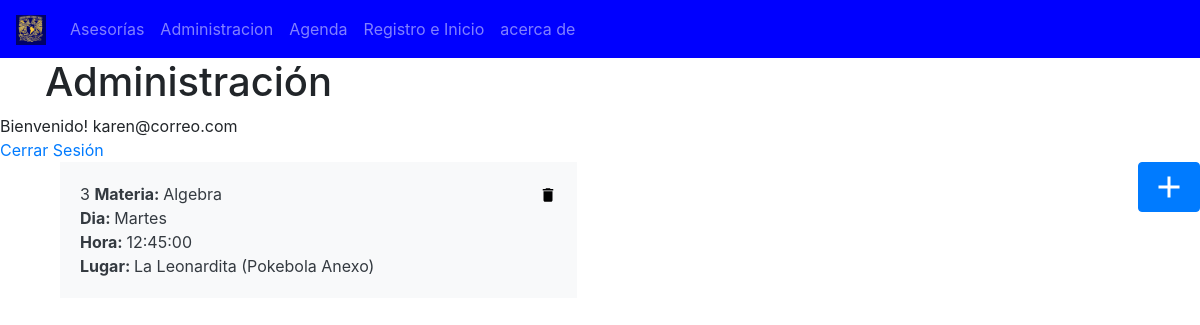
The page /source/Administracion.php (signed in) on the database its author committed.
### tables this page shows
CREATE TABLE `sesiones` (
  `id_sesion` int(80) NOT NULL,
  `dia_semana` varchar(200) NOT NULL,
  `horario_sesion` time NOT NULL,
  `lugar_sesion` varchar(200) NOT NULL,
  `id_asesor` int(80) NOT NULL,
  `id_clase` int(80) NOT NULL
);

CREATE TABLE `clase` (
  `id_asig` int(80) NOT NULL,
  `nombre_asig` varchar(200) NOT NULL,
  `Tema_asig` varchar(200) NOT NULL,
  `semstre_asig` int(80) NOT NULL
);

### source/Administracion.php (the view, shortened to what this page needs)
<?php
$servername = "localhost";
$username = "root";
$password = "";
$dbname = "javerim";
?>
<!DOCTYPE html>
<html lang="en">
<head>
    <link rel="stylesheet" type="text/css" href="../css/bootstrap.min.css">
    <link rel="stylesheet" type="text/css" href="../css_javerim/javerim_style.css">
</head>
<body>
    <nav class="navbar navbar-expand-lg navbar-dark bg-jav">
        <a class="navbar-brand" href="#">
            <img src="../img/iconos/unam.jpg" width="30" height="30" alt="">
        </a>
        <div class="collapse navbar-collapse" id="opciones">
            <ul class="navbar-nav">
                <li class="nav-item">
                    <a class="nav-link " href="ver_asesorias.php">Asesorías</a>
                </li>
                <li class="nav-item">
                    <a class="nav-link" href="Administracion.php">Administracion</a>
                </li>
                <li class="nav-item">
                    <a class="nav-link" href="agenda.php">Agenda</a>
                </li>
                <li class="nav-item">
                    <a class="nav-link" href="form.php">Registro e Inicio</a>
                </li>
                <li>
                    <a class="nav-link" href="#">acerca de</a>
                </li>
            </ul>
        </div>
    </nav>
    <div class="container">
        <div class="row">
            <div class="col-6">
                <h1>Administración</h1>
            </div>
        </div>
    </div>
    <?php
if( isset($_SESSION['admin']) ):
    $sesion=$_SESSION['admin'];
    echo 'Bienvenido! '.$sesion;
    echo '<br><a href="cerrar.php">Cerrar Sesión</a>';
    try {
    $conn = new PDO("mysql:host=$servername;dbname=$dbname", $username, $password);
    $conn->setAttribute(PDO::ATTR_ERRMODE, PDO::ERRMODE_EXCEPTION);
    $stmt = $conn->prepare("SELECT id_asesor FROM asesor WHERE correo_asesor='$sesion'");
    $stmt->execute();
    $resul =$stmt->fetchAll();
    }
    catch(PDOException $e) {
        echo "Error: " . $e->getMessage();
    }
    foreach($resul as $iden){
        $idasesor=$iden['id_asesor'];
    }
?>
    <form action="Administracion.php" method="POST">
        <button class="btn btn-primary btn-circle fixed float-right" name="añadir">
            <img src="../img/iconos/2x/baseline_add_white_18dp.png" alt="add">
        </button>
    </form>
    <?php
    try {
    $conn = new PDO("mysql:host=$servername;dbname=$dbname", $username, $password);
    $conn->setAttribute(PDO::ATTR_ERRMODE, PDO::ERRMODE_EXCEPTION);
    $stmt = $conn->prepare("SELECT clase.nombre_asig, sesiones.id_sesion, sesiones.dia_semana, sesiones.horario_sesion, sesiones.lugar_sesion FROM `sesiones` INNER JOIN asesor ON sesiones.id_asesor=asesor.id_asesor INNER JOIN clase ON sesiones.id_clase= clase.id_asig WHERE sesiones.id_asesor='$idasesor'");
    $stmt->execute();
    $resultado =$stmt->fetchAll();
    }
    catch(PDOException $e) {
        echo "Error: " . $e->getMessage();
    }
    ?>
    <div class="container">
        <div class="row">
            <?php foreach ($resultado as $dato): ?>
            <div class="col-md-6">
                <div class="card-body bg-light text-dark">
                    <a href="" class="float-right ml-3" data-toggle="modal" data-target="#myModal" onclick="verDatos('<?php echo $dato['id_sesion']?>','<?php echo $dato['nombre_asig']?>','<?php echo $dato['dia_semana'] ?>','<?php echo $dato['horario_sesion']?>','<?php echo $dato['lugar_sesion'] ?>')">
                        <img src="../img/iconos/1x/baseline_delete_black_18dp.png" class="card-img-top rounded-circle" alt="trash">
                    </a>
                    <?php
    echo $dato['id_sesion']
        ?>
                    <b>Materia: </b> <?php echo $dato['nombre_asig'] ?> <br>
                    <p class="card-text">
                        <b>Dia: </b> <?php echo $dato['dia_semana'] ?><br>
                        <b>Hora: </b> <?php echo $dato['horario_sesion'] ?><br>
                        <b>Lugar: </b> <?php echo $dato['lugar_sesion'] ?>
                    </p>
                </div>
            </div>
            <?php endforeach ?>
        </div>
    </div>
    <?php
else:
?>
    <h3>Tienes que iniciar sesión</h3>
    <?php endif;
?>
</body>
</html>

### css_javerim/javerim_style.css (style rules this page uses)
.bg-jav { text-aling: right; background-color: blue; }
a:link { text-decoration: none; }

### rows shown on the page
sesiones: id_sesion "3", id_clase.nombre_asig "Algebra", dia_semana "Martes", horario_sesion "12:45:00", lugar_sesion "La Leonardita (Pokebola Anexo)"

### other values the page prints
$sesion "karen@correo.com"
